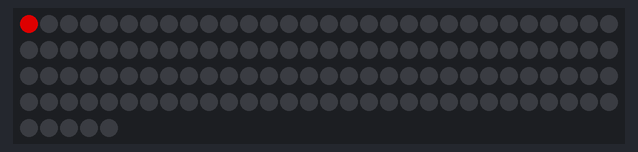
Simulated run of this sketch. Board: Arduino Uno, built with avr-gcc and run on an emulated ATmega328P. Shown: 125 RGB LEDs in strip order, left to right, continuing on the next row. Dim RGB values are drawn brighter than linear.

Above: at 0.16 s.
At 5.04 s:
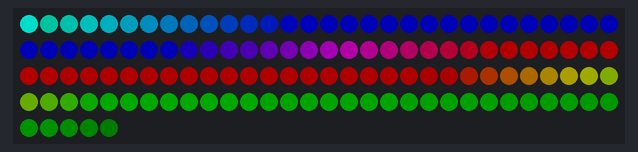
At 10.15 s:
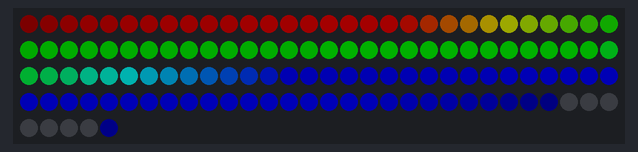
At 19.82 s:
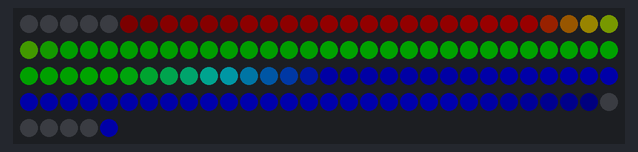
At 29.57 s:
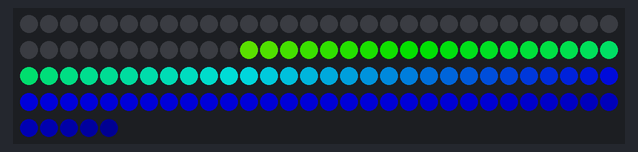
At 39.58 s:
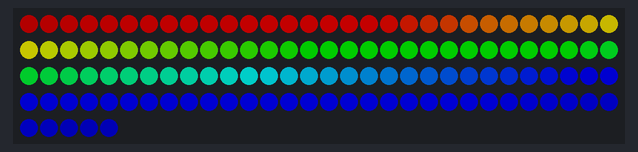

The sketch:

rainbow-side-to-side.ino
```cpp
#include <NeoPixelBus.h>
#include <NeoPixelAnimator.h>

constexpr uint16_t PixelCount = 125;

NeoPixelBus<NeoRgbwFeature, Neo800KbpsMethod> strip(PixelCount, 6);

NeoPixelAnimator animations(3);
AnimEaseFunction moveEase = NeoEase::QuinticInOut; // QuinticInOut, QuarticInOut, CubicInOut, QuadraticInOut, ExponentialInOut

int moveDirection = 1;
uint16_t lastPixel = 0; // track the eye position
float pixelHue = 0;

void FadeAll(uint8_t darkenBy)
{
    RgbwColor color;
    for (uint16_t indexPixel = 0; indexPixel < PixelCount; indexPixel++)
    {
        color = strip.GetPixelColor(indexPixel);
        color.Darken(darkenBy);
        strip.SetPixelColor(indexPixel, color);
    }
}

void FadeAnimUpdate(const AnimationParam& param)
{
    if (param.state == AnimationState_Completed)
    {
        FadeAll(5);
        animations.RestartAnimation(param.index);
    }
}

RgbwColor getColor(uint16_t position)
{
    return HslColor((float)position / PixelCount + pixelHue, 1, 0.3);
}

void MoveAnimUpdate(const AnimationParam& param)
{
    // apply the movement animation curve
    float progress = moveEase(param.progress);

    // use the curved progress to calculate the pixel to effect
    uint16_t nextPixel;
    if (moveDirection > 0)
    {
        nextPixel = progress * PixelCount;
    }
    else
    {
        nextPixel = (1.0f - progress) * PixelCount;
    }

    if (lastPixel != nextPixel)
    {
        for (uint16_t i = lastPixel + moveDirection; i != nextPixel; i += moveDirection)
        {
            strip.SetPixelColor(i, getColor(i));
        }
    }
    strip.SetPixelColor(nextPixel, getColor(nextPixel));

    lastPixel = nextPixel;

    if (param.state == AnimationState_Completed)
    {
        // reverse direction of movement
        moveDirection *= -1;

        // done, time to restart this position tracking animation/timer
        animations.RestartAnimation(param.index);
    }
}

void ColorChangeAnimUpdate(const AnimationParam& param) {
    pixelHue = param.progress;

    if(param.state == AnimationState_Completed) {
        animations.RestartAnimation(param.index);
        pixelHue = 0;
    }
}

void SetupAnimations()
{
    animations.StartAnimation(0, 6, FadeAnimUpdate);
    animations.StartAnimation(1, 300, MoveAnimUpdate);
    animations.StartAnimation(2, 10000, ColorChangeAnimUpdate);
}

void setup() {
    strip.Begin();
    strip.Show();

    SetupAnimations();
}

void loop() {
    animations.UpdateAnimations();
    strip.Show();
}
```
